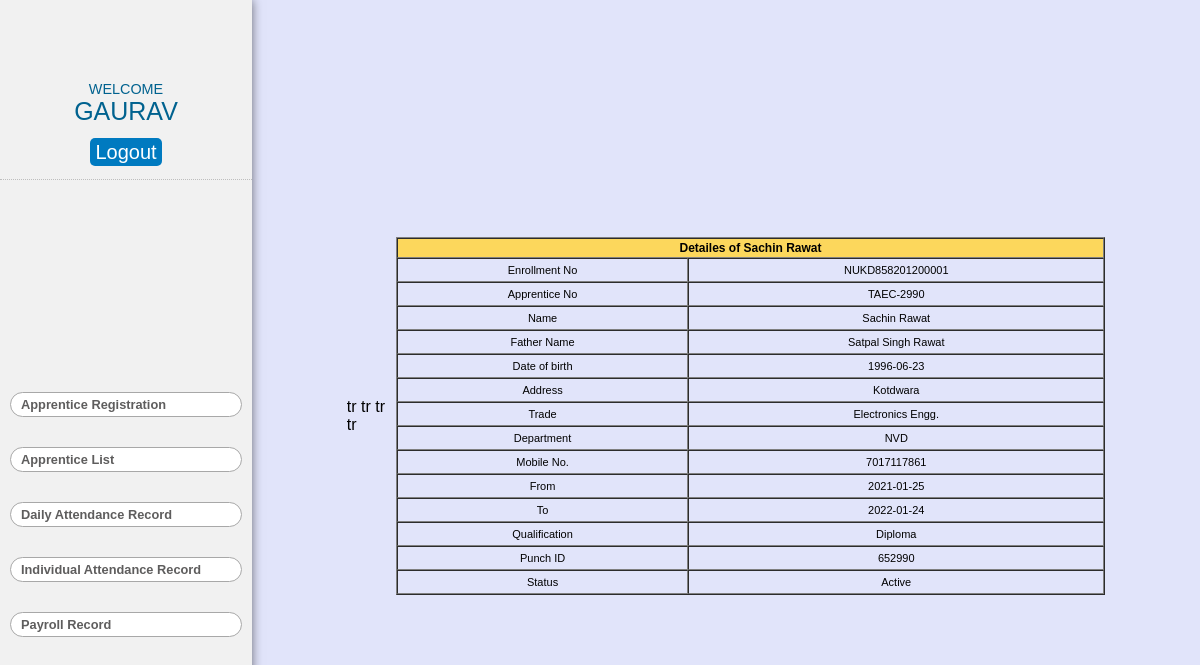
The app's page /view-details.php?apprentice_no=TAEC-2990 (signed in) with its own data.
### tables this page shows
CREATE TABLE `apprentice` (
  `sn` int(11) NOT NULL,
  `enrollment_no` varchar(255) NOT NULL,
  `apprentice_no` varchar(255) NOT NULL,
  `name` varchar(255) NOT NULL,
  `father_name` varchar(255) NOT NULL,
  `dob` date NOT NULL,
  `address` varchar(255) NOT NULL,
  `trade` varchar(255) NOT NULL,
  `department` varchar(255) NOT NULL,
  `mobile` varchar(255) NOT NULL,
  `from` date NOT NULL,
  `to` date NOT NULL,
  `qualification` varchar(100) NOT NULL,
  `punch_id` varchar(100) NOT NULL,
  `status` varchar(255) NOT NULL DEFAULT 'Active'
);

### view-details.php (the view, shortened to what this page needs)
<!DOCTYPE html>
<html lang="en">
<head>
    <link rel="stylesheet" href="styles.css">
</head>
<body>
    <section class="content">
        <div class="main">
            <?php include_once "side-1.php"; ?>
            <div class="side-2" style="overflow-y:scroll">
                <div class="app-reg ">
                    <div class="input-table">
                        <?php include "db.php";
                        $apprentice_no = $_GET['apprentice_no'];
                        $sql = "SELECT * from apprentice WHERE apprentice_no = '$apprentice_no'";
                        $result = mysqli_query($conn, $sql) or die("Query failed");
                        if (mysqli_num_rows($result) > 0) {
                            while ($row = mysqli_fetch_assoc($result)) {
                        ?>
                                <table width="100%" border="1" cellpadding="1" cellspacing="0" style="text-align:center; ">
                                    <thead>
                                        <tr>
                                            <th colspan="2">Detailes of <?php echo $row['name']; ?> </th>
                                        </tr>
                                    </thead>
                                    <tbody>
                                        <tr>
                                            <td>Enrollment No</td>
                                            <td><?php echo $row['enrollment_no']; ?></td>
                                        </tr>
                                        <tr>
                                            <td>Apprentice No</td>
                                            <td><?php echo $row['apprentice_no']; ?></td>
                                        </tr>
                                        <tr>
                                            <td>Name</td>tr
                                            <td><?php echo $row['name']; ?></td>
                                        </tr>
                                        <tr>
                                            <td>Father Name</td>tr
                                            <td><?php echo $row['father_name']; ?></td>
                                        </tr>
                                        <tr>
                                            <td>Date of birth</td>tr
                                            <td><?php echo $row['dob']; ?></td>
                                        </tr>
                                        <tr>
                                            <td>Address</td>tr
                                            <td><?php echo $row['address']; ?></td>
                                        </tr>
                                        <td>Trade</td>
                                        <td><?php echo $row['trade']; ?></td>
                                        <tr>
                                            <td>Department</td>
                                            <td><?php echo $row['department']; ?></td>
                                        </tr>
                                        <tr>
                                            <td>Mobile No.</td>
                                            <td><?php echo $row['mobile']; ?></td>
                                        </tr>
                                        <tr>
                                            <td>From</td>
                                            <td><?php echo $row['from']; ?></td>
                                        </tr>
                                        <tr>
                                            <td>To</td>
                                            <td><?php echo $row['to']; ?></td>
                                        </tr>
                                        <tr>
                                            <td>Qualification</td>
                                            <td><?php echo $row['qualification']; ?></td>
                                        </tr>
                                        <tr>
                                            <td>Punch ID </td>
                                            <td><?php echo $row['punch_id']; ?></td>
                                        </tr>
                                        <tr>
                                            <td>Status </td>
                                            <td><?php echo $row['status']; ?></td>
                                        </tr>
                                    </tbody>
                                </table>
                        <?php
                            }
                        }
                        ?>
                    </div>
                </div>
            </div>
        </div>
    </section>
</body>
</html>

### styles.css (style rules this page uses)
* { box-sizing: border-box; margin: 0; padding: 0; scroll-behavior: smooth; font-family: "Poppins", sans-serif; }
body { width: 100vw; height: 100vh; }
section { height: 100vh; max-width: 100%; padding: 20px; }
.content { padding: 0; }
.main { height: 100%; display: flex; width: 100vw; }
.side-2 { width: 79%; height: 100vh; overflow-y: scroll; background-color: rgba(193, 200, 244, 0.484); }
.app-reg { padding-top: 30px; width: 100%; height: 100%; display: flex; flex-direction: column; justify-content: center; align-items: center; }
.input-table { height: 80%; margin: auto; width: 80%; display: flex; justify-content: center; align-items: center; }
thead { background-color: rgb(252, 215, 92); font-size: 12px; }
th { padding: 2px; }
tr { height: 20px; }
td { font-size: 11px; padding: 5px 5px; }

### records on screen
apprentice: name "Sachin Rawat", enrollment_no "NUKD858201200001", apprentice_no "TAEC-2990", father_name "Satpal Singh Rawat", dob "1996-06-23", address "Kotdwara", trade "Electronics Engg.", department "NVD", mobile "7017117861", from "2021-01-25", to "2022-01-24", qualification "Diploma", punch "652990", status "Active"

### other values on screen
$_SESSION['username'] "GAURAV"
